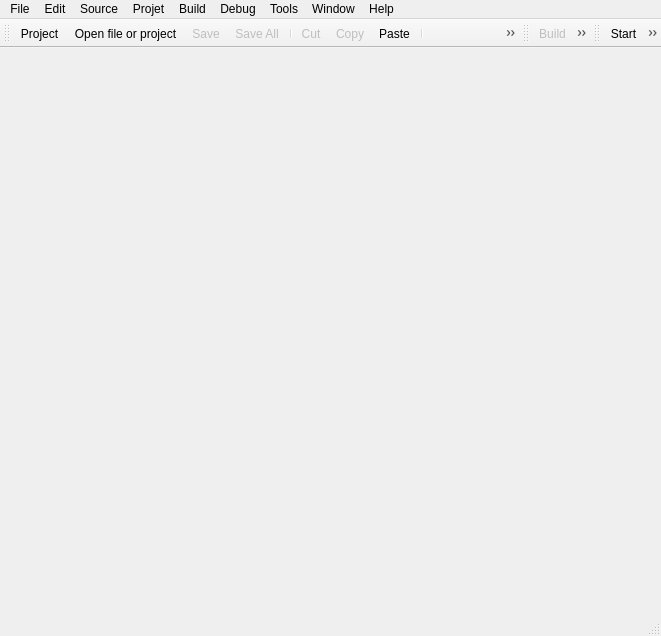
<?xml version="1.0" encoding="UTF-8"?>
<ui version="4.0">
 <class>MainWindow</class>
 <widget class="QMainWindow" name="MainWindow">
  <property name="geometry">
   <rect>
    <x>0</x>
    <y>0</y>
    <width>661</width>
    <height>636</height>
   </rect>
  </property>
  <property name="windowTitle">
   <string>SmartCode</string>
  </property>
  <property name="windowOpacity">
   <double>1.000000000000000</double>
  </property>
  <property name="layoutDirection">
   <enum>Qt::LeftToRight</enum>
  </property>
  <property name="autoFillBackground">
   <bool>false</bool>
  </property>
  <property name="styleSheet">
   <string notr="true"/>
  </property>
  <property name="iconSize">
   <size>
    <width>24</width>
    <height>24</height>
   </size>
  </property>
  <widget class="QWidget" name="centralWidget"/>
  <widget class="QMenuBar" name="menuBar">
   <property name="geometry">
    <rect>
     <x>0</x>
     <y>0</y>
     <width>661</width>
     <height>21</height>
    </rect>
   </property>
   <property name="layoutDirection">
    <enum>Qt::LeftToRight</enum>
   </property>
   <property name="autoFillBackground">
    <bool>false</bool>
   </property>
   <property name="styleSheet">
    <string notr="true"/>
   </property>
   <property name="defaultUp">
    <bool>false</bool>
   </property>
   <property name="nativeMenuBar">
    <bool>false</bool>
   </property>
   <widget class="QMenu" name="menuFile">
    <property name="title">
     <string>File</string>
    </property>
    <widget class="QMenu" name="menuRecent_Projects">
     <property name="title">
      <string>Recent Projects</string>
     </property>
    </widget>
    <widget class="QMenu" name="menuNew">
     <property name="title">
      <string>New</string>
     </property>
     <addaction name="actionNewProject"/>
     <addaction name="actionFile"/>
    </widget>
    <widget class="QMenu" name="menuImport">
     <property name="title">
      <string>import</string>
     </property>
     <addaction name="actionDevCpp"/>
     <addaction name="actionCodeBlocks"/>
    </widget>
    <widget class="QMenu" name="menuRecent_Files">
     <property name="title">
      <string>Recent Files</string>
     </property>
    </widget>
    <addaction name="menuNew"/>
    <addaction name="actionOpen"/>
    <addaction name="menuRecent_Files"/>
    <addaction name="menuRecent_Projects"/>
    <addaction name="separator"/>
    <addaction name="actionClose_Project"/>
    <addaction name="actionClose_All_Projects"/>
    <addaction name="separator"/>
    <addaction name="actionSave"/>
    <addaction name="actionSave_All"/>
    <addaction name="separator"/>
    <addaction name="menuImport"/>
    <addaction name="separator"/>
    <addaction name="actionPrint"/>
    <addaction name="separator"/>
    <addaction name="actionExit"/>
   </widget>
   <widget class="QMenu" name="menuEdit">
    <property name="title">
     <string>Edit</string>
    </property>
    <widget class="QMenu" name="menuAdvanced_Find">
     <property name="title">
      <string>Advanced Find</string>
     </property>
     <property name="icon">
      <iconset resource="resource.qrc">
       <normaloff>:/images/FindinFiles.png</normaloff>:/images/FindinFiles.png</iconset>
     </property>
     <addaction name="actionCurrent_File"/>
     <addaction name="actionCurrent_Project"/>
     <addaction name="actionAll_project"/>
     <addaction name="actionSystem_file"/>
     <addaction name="actionC_Symbols"/>
    </widget>
    <addaction name="actionUndo"/>
    <addaction name="actionRedo"/>
    <addaction name="separator"/>
    <addaction name="actionCut"/>
    <addaction name="actionCopy"/>
    <addaction name="actionPaste"/>
    <addaction name="separator"/>
    <addaction name="actionSelect_All"/>
    <addaction name="separator"/>
    <addaction name="actionFind"/>
    <addaction name="actionFind_Next"/>
    <addaction name="actionFind_Previous"/>
    <addaction name="menuAdvanced_Find"/>
    <addaction name="separator"/>
    <addaction name="actionAdd_Bookmark"/>
    <addaction name="actionPrevBookmark"/>
    <addaction name="actionNextBookmark"/>
   </widget>
   <widget class="QMenu" name="menuAffichage">
    <property name="title">
     <string>Window</string>
    </property>
    <widget class="QMenu" name="menuToolbar">
     <property name="title">
      <string>Toolbar</string>
     </property>
     <addaction name="actionMainToolBar"/>
     <addaction name="actionCompilerToolBar"/>
     <addaction name="actionDebuggerToolBar"/>
    </widget>
    <addaction name="menuToolbar"/>
    <addaction name="actionProject_manager"/>
    <addaction name="actionLogs"/>
    <addaction name="separator"/>
    <addaction name="actionStart_Page"/>
    <addaction name="separator"/>
    <addaction name="actionFullScreen"/>
   </widget>
   <widget class="QMenu" name="menuProject">
    <property name="title">
     <string>Projet</string>
    </property>
    <addaction name="actionAdd_a_class"/>
    <addaction name="actionAdd_element"/>
    <addaction name="separator"/>
    <addaction name="actionStartup_project"/>
    <addaction name="separator"/>
    <addaction name="actionSetting"/>
   </widget>
   <widget class="QMenu" name="menuCompiler">
    <property name="title">
     <string>Build</string>
    </property>
    <addaction name="actionCompile"/>
    <addaction name="actionRun"/>
    <addaction name="actionCompile_and_run"/>
    <addaction name="actionClean"/>
    <addaction name="separator"/>
    <addaction name="actionStopProgram"/>
    <addaction name="separator"/>
    <addaction name="actionBuild_All"/>
    <addaction name="actionRebuild_All"/>
    <addaction name="actionClean_All"/>
   </widget>
   <widget class="QMenu" name="menuTools_2">
    <property name="title">
     <string>Tools</string>
    </property>
    <widget class="QMenu" name="menuGit">
     <property name="title">
      <string>Git</string>
     </property>
     <widget class="QMenu" name="menuCurrent_file">
      <property name="title">
       <string>Current file</string>
      </property>
      <addaction name="actionStage_for_commit"/>
      <addaction name="actionUnstage_for_commit"/>
     </widget>
     <widget class="QMenu" name="menuCurrent_project">
      <property name="title">
       <string>Current project</string>
      </property>
      <addaction name="actionDiff_of_projec"/>
      <addaction name="actionLog_of_project"/>
     </widget>
     <addaction name="menuCurrent_file"/>
     <addaction name="menuCurrent_project"/>
     <addaction name="actionLocal_Repository"/>
     <addaction name="actionGit_Tools"/>
     <addaction name="actionRemote_Repository"/>
    </widget>
    <addaction name="actionAStyle"/>
    <addaction name="menuGit"/>
    <addaction name="separator"/>
    <addaction name="actionOptions"/>
   </widget>
   <widget class="QMenu" name="menuHelp">
    <property name="title">
     <string>Help</string>
    </property>
    <addaction name="actionHelp"/>
    <addaction name="actionAbout"/>
   </widget>
   <widget class="QMenu" name="menuDebug">
    <property name="title">
     <string>Debug</string>
    </property>
    <widget class="QMenu" name="menuWindows">
     <property name="title">
      <string>Windows</string>
     </property>
     <addaction name="actionBreakpoints"/>
     <addaction name="actionRegistres"/>
     <addaction name="actionDisassembly"/>
     <addaction name="actionThreads"/>
     <addaction name="actionStack"/>
     <addaction name="actionExamine_memory"/>
     <addaction name="actionLocals_and_Expressions"/>
    </widget>
    <addaction name="actionDbgStart"/>
    <addaction name="actionDbgStop"/>
    <addaction name="actionDbgContinue"/>
    <addaction name="separator"/>
    <addaction name="actionDbgNext_Instruction"/>
    <addaction name="actionDbgNext_Line"/>
    <addaction name="actionDbgStep_into"/>
    <addaction name="actionDbgStep_out"/>
    <addaction name="actionDbgRun_to_cursor"/>
    <addaction name="separator"/>
    <addaction name="actionToggle_Breakpoint"/>
    <addaction name="separator"/>
    <addaction name="menuWindows"/>
   </widget>
   <widget class="QMenu" name="menuSource">
    <property name="title">
     <string>Source</string>
    </property>
    <widget class="QMenu" name="menuSurround_With">
     <property name="title">
      <string>Surround With</string>
     </property>
     <addaction name="actionIf_if_statement"/>
     <addaction name="actionFor"/>
     <addaction name="actionDo_do_while_statement"/>
     <addaction name="actionTry_try_catch_block"/>
     <addaction name="actionWhile_loop_with_condition"/>
    </widget>
    <addaction name="actionToggle_Comment"/>
    <addaction name="actionAdd_Block_Comment"/>
    <addaction name="actionGenerate_Element_Comment"/>
    <addaction name="separator"/>
    <addaction name="actionCorrect_Indentation"/>
    <addaction name="actionFormat"/>
    <addaction name="separator"/>
    <addaction name="actionOverride"/>
    <addaction name="actionGenerate_Getters_and_Setters"/>
    <addaction name="actionGenerate_Constructor_from_super_class"/>
    <addaction name="actionGenerate_Constructor_using_field"/>
    <addaction name="separator"/>
    <addaction name="actionAdd_include"/>
    <addaction name="separator"/>
    <addaction name="actionUppercase_selection"/>
    <addaction name="actionLowercase_selection"/>
    <addaction name="separator"/>
    <addaction name="menuSurround_With"/>
   </widget>
   <addaction name="menuFile"/>
   <addaction name="menuEdit"/>
   <addaction name="menuSource"/>
   <addaction name="menuProject"/>
   <addaction name="menuCompiler"/>
   <addaction name="menuDebug"/>
   <addaction name="menuTools_2"/>
   <addaction name="menuAffichage"/>
   <addaction name="menuHelp"/>
  </widget>
  <widget class="QToolBar" name="mainToolBar">
   <property name="iconSize">
    <size>
     <width>16</width>
     <height>16</height>
    </size>
   </property>
   <attribute name="toolBarArea">
    <enum>TopToolBarArea</enum>
   </attribute>
   <attribute name="toolBarBreak">
    <bool>false</bool>
   </attribute>
   <addaction name="actionNewProject"/>
   <addaction name="actionOpen"/>
   <addaction name="actionSave"/>
   <addaction name="actionSave_All"/>
   <addaction name="separator"/>
   <addaction name="actionCut"/>
   <addaction name="actionCopy"/>
   <addaction name="actionPaste"/>
   <addaction name="separator"/>
   <addaction name="actionFind"/>
   <addaction name="actionFind_in_files"/>
  </widget>
  <widget class="QStatusBar" name="statusBar"/>
  <widget class="QToolBar" name="compileToolBar">
   <property name="windowTitle">
    <string>toolBar</string>
   </property>
   <property name="iconSize">
    <size>
     <width>16</width>
     <height>16</height>
    </size>
   </property>
   <property name="floatable">
    <bool>true</bool>
   </property>
   <attribute name="toolBarArea">
    <enum>TopToolBarArea</enum>
   </attribute>
   <attribute name="toolBarBreak">
    <bool>false</bool>
   </attribute>
   <addaction name="actionCompile"/>
   <addaction name="actionCompile_and_run"/>
   <addaction name="actionRun"/>
   <addaction name="actionRebuild"/>
   <addaction name="actionStopProgram"/>
  </widget>
  <widget class="QToolBar" name="debugToolBar">
   <property name="windowTitle">
    <string>toolBar_3</string>
   </property>
   <property name="iconSize">
    <size>
     <width>16</width>
     <height>16</height>
    </size>
   </property>
   <property name="floatable">
    <bool>true</bool>
   </property>
   <attribute name="toolBarArea">
    <enum>TopToolBarArea</enum>
   </attribute>
   <attribute name="toolBarBreak">
    <bool>false</bool>
   </attribute>
   <addaction name="actionDbgStart"/>
   <addaction name="actionDbgContinue"/>
   <addaction name="actionDbgNext_Instruction"/>
   <addaction name="actionDbgNext_Line"/>
   <addaction name="actionDbgStep_into"/>
   <addaction name="actionDbgStep_out"/>
   <addaction name="actionDbgStop"/>
  </widget>
  <action name="actionSave">
   <property name="enabled">
    <bool>false</bool>
   </property>
   <property name="icon">
    <iconset resource="resource.qrc">
     <normaloff>:/images/Save.png</normaloff>:/images/Save.png</iconset>
   </property>
   <property name="text">
    <string>Save</string>
   </property>
  </action>
  <action name="actionFullScreen">
   <property name="checkable">
    <bool>true</bool>
   </property>
   <property name="text">
    <string>Full screen</string>
   </property>
  </action>
  <action name="actionNewProject">
   <property name="icon">
    <iconset resource="resource.qrc">
     <normaloff>:/images/New_Project.png</normaloff>:/images/New_Project.png</iconset>
   </property>
   <property name="text">
    <string>Project</string>
   </property>
  </action>
  <action name="actionUndo">
   <property name="enabled">
    <bool>true</bool>
   </property>
   <property name="icon">
    <iconset>
     <normaloff>../../../VS2012 Modern Image Library/_Common Elements/PNG/Arrow_UndoRevertRestore_16xLG.png</normaloff>../../../VS2012 Modern Image Library/_Common Elements/PNG/Arrow_UndoRevertRestore_16xLG.png</iconset>
   </property>
   <property name="text">
    <string>Undo</string>
   </property>
  </action>
  <action name="actionRedo">
   <property name="enabled">
    <bool>true</bool>
   </property>
   <property name="icon">
    <iconset>
     <normaloff>../../../VS2012 Modern Image Library/_Common Elements/PNG/Arrow_RedoRetry_16xLG.png</normaloff>../../../VS2012 Modern Image Library/_Common Elements/PNG/Arrow_RedoRetry_16xLG.png</iconset>
   </property>
   <property name="text">
    <string>Redo</string>
   </property>
  </action>
  <action name="actionCut">
   <property name="enabled">
    <bool>false</bool>
   </property>
   <property name="icon">
    <iconset resource="resource.qrc">
     <normaloff>:/images/Cut.png</normaloff>:/images/Cut.png</iconset>
   </property>
   <property name="text">
    <string>Cut</string>
   </property>
  </action>
  <action name="actionCopy">
   <property name="enabled">
    <bool>false</bool>
   </property>
   <property name="icon">
    <iconset resource="resource.qrc">
     <normaloff>:/images/Copy.png</normaloff>:/images/Copy.png</iconset>
   </property>
   <property name="text">
    <string>Copy</string>
   </property>
  </action>
  <action name="actionPaste">
   <property name="enabled">
    <bool>true</bool>
   </property>
   <property name="icon">
    <iconset resource="resource.qrc">
     <normaloff>:/images/Paste.png</normaloff>:/images/Paste.png</iconset>
   </property>
   <property name="text">
    <string>Paste</string>
   </property>
  </action>
  <action name="actionCompile">
   <property name="checkable">
    <bool>false</bool>
   </property>
   <property name="enabled">
    <bool>false</bool>
   </property>
   <property name="icon">
    <iconset resource="resource.qrc">
     <normaloff>:/images/Build.png</normaloff>:/images/Build.png</iconset>
   </property>
   <property name="text">
    <string>Build</string>
   </property>
  </action>
  <action name="actionRun">
   <property name="checkable">
    <bool>false</bool>
   </property>
   <property name="enabled">
    <bool>false</bool>
   </property>
   <property name="icon">
    <iconset resource="resource.qrc">
     <normaloff>:/images/run.png</normaloff>:/images/run.png</iconset>
   </property>
   <property name="text">
    <string>Run</string>
   </property>
   <property name="visible">
    <bool>true</bool>
   </property>
  </action>
  <action name="actionCompile_and_run">
   <property name="enabled">
    <bool>false</bool>
   </property>
   <property name="icon">
    <iconset resource="resource.qrc">
     <normaloff>:/images/build and run.png</normaloff>:/images/build and run.png</iconset>
   </property>
   <property name="text">
    <string>Compile and run</string>
   </property>
  </action>
  <action name="actionHelp">
   <property name="text">
    <string>Help</string>
   </property>
  </action>
  <action name="actionAbout">
   <property name="text">
    <string>About ...</string>
   </property>
  </action>
  <action name="actionSetting">
   <property name="checkable">
    <bool>false</bool>
   </property>
   <property name="enabled">
    <bool>false</bool>
   </property>
   <property name="text">
    <string>Settings</string>
   </property>
  </action>
  <action name="actionProject_manager">
   <property name="checkable">
    <bool>true</bool>
   </property>
   <property name="checked">
    <bool>true</bool>
   </property>
   <property name="text">
    <string>Project manager</string>
   </property>
  </action>
  <action name="actionOpen">
   <property name="icon">
    <iconset resource="resource.qrc">
     <normaloff>:/images/Open.png</normaloff>:/images/Open.png</iconset>
   </property>
   <property name="text">
    <string>Open file or project</string>
   </property>
  </action>
  <action name="actionFile">
   <property name="text">
    <string>File</string>
   </property>
  </action>
  <action name="actionCompiler_and_Debugger">
   <property name="text">
    <string>BuildManager and Debugger</string>
   </property>
  </action>
  <action name="actionOptions">
   <property name="text">
    <string>Options</string>
   </property>
  </action>
  <action name="actionDevCpp">
   <property name="text">
    <string>DevCpp</string>
   </property>
  </action>
  <action name="actionCodeBlocks">
   <property name="text">
    <string>CodeBlocks</string>
   </property>
  </action>
  <action name="actionStart_Page">
   <property name="text">
    <string>Start Page</string>
   </property>
  </action>
  <action name="actionStopProgram">
   <property name="enabled">
    <bool>false</bool>
   </property>
   <property name="icon">
    <iconset resource="resource.qrc">
     <normaloff>:/images/Cancel.png</normaloff>:/images/Cancel.png</iconset>
   </property>
   <property name="text">
    <string>Stop</string>
   </property>
  </action>
  <action name="actionSyntaxHiglighter">
   <property name="text">
    <string>SyntaxHiglighter</string>
   </property>
  </action>
  <action name="actionDbgStart">
   <property name="icon">
    <iconset resource="resource.qrc">
     <normaloff>:/images/startDebug.png</normaloff>:/images/startDebug.png</iconset>
   </property>
   <property name="text">
    <string>Start</string>
   </property>
  </action>
  <action name="actionDbgStop">
   <property name="enabled">
    <bool>true</bool>
   </property>
   <property name="icon">
    <iconset resource="resource.qrc">
     <normaloff>:/images/stopDebug.png</normaloff>:/images/stopDebug.png</iconset>
   </property>
   <property name="text">
    <string>Stop</string>
   </property>
  </action>
  <action name="actionDbgContinue">
   <property name="icon">
    <iconset resource="resource.qrc">
     <normaloff>:/images/Continue.png</normaloff>:/images/Continue.png</iconset>
   </property>
   <property name="text">
    <string>Continue</string>
   </property>
  </action>
  <action name="actionDbgNext_Line">
   <property name="icon">
    <iconset resource="resource.qrc">
     <normaloff>:/images/nextLine.png</normaloff>:/images/nextLine.png</iconset>
   </property>
   <property name="text">
    <string>Next Line</string>
   </property>
  </action>
  <action name="actionDbgNext_Instruction">
   <property name="icon">
    <iconset resource="resource.qrc">
     <normaloff>:/images/nextInstruction.png</normaloff>:/images/nextInstruction.png</iconset>
   </property>
   <property name="text">
    <string>Next Instruction</string>
   </property>
  </action>
  <action name="actionDbgRun_to_cursor">
   <property name="text">
    <string>Run to cursor</string>
   </property>
  </action>
  <action name="actionDbgStep_into">
   <property name="icon">
    <iconset resource="resource.qrc">
     <normaloff>:/images/StepIn.png</normaloff>:/images/StepIn.png</iconset>
   </property>
   <property name="text">
    <string>Step into</string>
   </property>
  </action>
  <action name="actionDbgStep_out">
   <property name="icon">
    <iconset resource="resource.qrc">
     <normaloff>:/images/Stepout.png</normaloff>:/images/Stepout.png</iconset>
   </property>
   <property name="text">
    <string>Step out</string>
   </property>
  </action>
  <action name="actionPrint">
   <property name="enabled">
    <bool>false</bool>
   </property>
   <property name="text">
    <string>Print...</string>
   </property>
  </action>
  <action name="actionClose_Project">
   <property name="enabled">
    <bool>false</bool>
   </property>
   <property name="text">
    <string>Close Project</string>
   </property>
  </action>
  <action name="actionClose_All_Projects">
   <property name="enabled">
    <bool>false</bool>
   </property>
   <property name="text">
    <string>Close All Projects</string>
   </property>
  </action>
  <action name="actionRebuild">
   <property name="icon">
    <iconset resource="resource.qrc">
     <normaloff>:/images/rebuild.png</normaloff>:/images/rebuild.png</iconset>
   </property>
   <property name="text">
    <string>Rebuild</string>
   </property>
  </action>
  <action name="actionClean">
   <property name="text">
    <string>Clean</string>
   </property>
  </action>
  <action name="actionSession_Manager">
   <property name="text">
    <string>Session Manager</string>
   </property>
  </action>
  <action name="actionFind">
   <property name="enabled">
    <bool>true</bool>
   </property>
   <property name="icon">
    <iconset resource="resource.qrc">
     <normaloff>:/images/Find.png</normaloff>:/images/Find.png</iconset>
   </property>
   <property name="text">
    <string>Find/Replace</string>
   </property>
   <property name="shortcut">
    <string>Ctrl+F</string>
   </property>
  </action>
  <action name="actionAll_project">
   <property name="text">
    <string>All project</string>
   </property>
  </action>
  <action name="actionCurrent_Project">
   <property name="text">
    <string>Current Project</string>
   </property>
  </action>
  <action name="actionSystem_file">
   <property name="text">
    <string>System file</string>
   </property>
  </action>
  <action name="actionCurrent_File">
   <property name="text">
    <string>Current File</string>
   </property>
  </action>
  <action name="actionDs">
   <property name="text">
    <string>ds</string>
   </property>
  </action>
  <action name="actionBuild_All">
   <property name="text">
    <string>Build All</string>
   </property>
  </action>
  <action name="actionRebuild_All">
   <property name="text">
    <string>Rebuild All</string>
   </property>
  </action>
  <action name="actionClean_All">
   <property name="text">
    <string>Clean All</string>
   </property>
  </action>
  <action name="actionSave_All">
   <property name="enabled">
    <bool>false</bool>
   </property>
   <property name="icon">
    <iconset resource="resource.qrc">
     <normaloff>:/images/Saveall.png</normaloff>:/images/Saveall.png</iconset>
   </property>
   <property name="text">
    <string>Save All</string>
   </property>
  </action>
  <action name="actionClang">
   <property name="text">
    <string>Clang</string>
   </property>
  </action>
  <action name="actionStopAnalyzer">
   <property name="text">
    <string>Stop</string>
   </property>
  </action>
  <action name="actionLocal_Repository">
   <property name="text">
    <string>Local Repository</string>
   </property>
  </action>
  <action name="actionGit_Tools">
   <property name="text">
    <string>Git Tools</string>
   </property>
  </action>
  <action name="actionPublish">
   <property name="enabled">
    <bool>false</bool>
   </property>
   <property name="text">
    <string>Publish</string>
   </property>
  </action>
  <action name="actionMainToolBar">
   <property name="checkable">
    <bool>true</bool>
   </property>
   <property name="checked">
    <bool>true</bool>
   </property>
   <property name="text">
    <string>Main</string>
   </property>
  </action>
  <action name="actionDebuggerToolBar">
   <property name="checkable">
    <bool>true</bool>
   </property>
   <property name="checked">
    <bool>true</bool>
   </property>
   <property name="text">
    <string>Debugger</string>
   </property>
  </action>
  <action name="actionCompilerToolBar">
   <property name="checkable">
    <bool>true</bool>
   </property>
   <property name="checked">
    <bool>true</bool>
   </property>
   <property name="text">
    <string>BuildManager</string>
   </property>
  </action>
  <action name="actionSelect_Encoding">
   <property name="text">
    <string>Select Encoding</string>
   </property>
  </action>
  <action name="actionAdd_a_class">
   <property name="text">
    <string>Add a class</string>
   </property>
  </action>
  <action name="actionStartup_project">
   <property name="enabled">
    <bool>false</bool>
   </property>
   <property name="text">
    <string>Add to startup projects</string>
   </property>
  </action>
  <action name="actionAdd_element">
   <property name="text">
    <string>Add element</string>
   </property>
  </action>
  <action name="actionSelect_All">
   <property name="text">
    <string>Select All</string>
   </property>
  </action>
  <action name="actionApplication_Output">
   <property name="checkable">
    <bool>true</bool>
   </property>
   <property name="checked">
    <bool>true</bool>
   </property>
   <property name="text">
    <string>Application Output</string>
   </property>
  </action>
  <action name="actionCompile_Output">
   <property name="checkable">
    <bool>true</bool>
   </property>
   <property name="checked">
    <bool>true</bool>
   </property>
   <property name="text">
    <string>Compile Output</string>
   </property>
  </action>
  <action name="actionExit">
   <property name="icon">
    <iconset resource="../build/res.qrc">
     <normaloff>:/images/error.png</normaloff>:/images/error.png</iconset>
   </property>
   <property name="text">
    <string>Exit</string>
   </property>
  </action>
  <action name="actionRestart_Debugging">
   <property name="text">
    <string>Restart Debugging</string>
   </property>
  </action>
  <action name="actionToggle_Breakpoint">
   <property name="text">
    <string>Toggle Breakpoint</string>
   </property>
  </action>
  <action name="actionFind_in_files">
   <property name="icon">
    <iconset resource="resource.qrc">
     <normaloff>:/images/FindinFiles.png</normaloff>:/images/FindinFiles.png</iconset>
   </property>
   <property name="text">
    <string>Find in files</string>
   </property>
  </action>
  <action name="actionProblems">
   <property name="checkable">
    <bool>true</bool>
   </property>
   <property name="checked">
    <bool>true</bool>
   </property>
   <property name="text">
    <string>Problems</string>
   </property>
  </action>
  <action name="actionLogs">
   <property name="checkable">
    <bool>true</bool>
   </property>
   <property name="checked">
    <bool>true</bool>
   </property>
   <property name="text">
    <string>Logs</string>
   </property>
  </action>
  <action name="actionRemove_all_startup_projects">
   <property name="text">
    <string>Remove all startup projects</string>
   </property>
  </action>
  <action name="actionSet_as_only_startup_project">
   <property name="text">
    <string>Set as only startup project</string>
   </property>
  </action>
  <action name="actionBreakpoints">
   <property name="text">
    <string>Breakpoints</string>
   </property>
  </action>
  <action name="actionRegistres">
   <property name="text">
    <string>Registres</string>
   </property>
  </action>
  <action name="actionDisassembly">
   <property name="text">
    <string>Disassembly</string>
   </property>
  </action>
  <action name="actionThreads">
   <property name="text">
    <string>Threads</string>
   </property>
  </action>
  <action name="actionStack">
   <property name="text">
    <string>Stack</string>
   </property>
  </action>
  <action name="actionExamine_memory">
   <property name="text">
    <string>Examine memory</string>
   </property>
  </action>
  <action name="actionLocals_and_Expressions">
   <property name="text">
    <string>Locals and Expressions</string>
   </property>
  </action>
  <action name="actionFormat_Current_File">
   <property name="text">
    <string>Format Current File</string>
   </property>
  </action>
  <action name="actionAStyle">
   <property name="text">
    <string>AStyle  (Format Current File)</string>
   </property>
  </action>
  <action name="actionPrevBookmark">
   <property name="text">
    <string>Go to Previous Bookmark</string>
   </property>
  </action>
  <action name="actionNextBookmark">
   <property name="text">
    <string>Go to Next Bookmark</string>
   </property>
  </action>
  <action name="actionStage_for_commit">
   <property name="text">
    <string>Stage for commit</string>
   </property>
  </action>
  <action name="actionUnstage_for_commit">
   <property name="text">
    <string>Unstage for commit</string>
   </property>
  </action>
  <action name="actionDiff_of_projec">
   <property name="text">
    <string>Diff of project</string>
   </property>
  </action>
  <action name="actionLog_of_project">
   <property name="text">
    <string>Log of project</string>
   </property>
  </action>
  <action name="actionRemote_Repository">
   <property name="text">
    <string>Remote Repository</string>
   </property>
  </action>
  <action name="actionClass">
   <property name="text">
    <string>Class</string>
   </property>
  </action>
  <action name="actionToggle_Comment">
   <property name="text">
    <string>Toggle Comment</string>
   </property>
  </action>
  <action name="actionAdd_Block_Comment">
   <property name="text">
    <string>Add Block Comment</string>
   </property>
  </action>
  <action name="actionGenerate_Element_Comment">
   <property name="text">
    <string>Generate Element Comment</string>
   </property>
  </action>
  <action name="actionCorrect_Indentation">
   <property name="text">
    <string>Correct Indentation</string>
   </property>
  </action>
  <action name="actionFormat">
   <property name="text">
    <string>Format</string>
   </property>
  </action>
  <action name="actionOverride">
   <property name="text">
    <string>Override /Implement Methods</string>
   </property>
  </action>
  <action name="actionGenerate_Getters_and_Setters">
   <property name="text">
    <string>Generate Getters and Setters</string>
   </property>
  </action>
  <action name="actionAdd_include">
   <property name="text">
    <string>Add Include</string>
   </property>
  </action>
  <action name="actionUppercase_selection">
   <property name="text">
    <string>Uppercase selection</string>
   </property>
  </action>
  <action name="actionLowercase_selection">
   <property name="text">
    <string>Lowercase selection</string>
   </property>
  </action>
  <action name="actionGenerate_Constructor_from_super_class">
   <property name="text">
    <string>Generate Constructors from Superclass</string>
   </property>
  </action>
  <action name="actionGenerate_Constructor_using_field">
   <property name="text">
    <string>Generate Constructor using field</string>
   </property>
  </action>
  <action name="actionC_Symbols">
   <property name="text">
    <string>C++ Symbols</string>
   </property>
  </action>
  <action name="actionFind_Next">
   <property name="text">
    <string>Find Next</string>
   </property>
  </action>
  <action name="actionFind_Previous">
   <property name="text">
    <string>Find Previous</string>
   </property>
  </action>
  <action name="actionAdd_Bookmark">
   <property name="text">
    <string>Add Bookmark</string>
   </property>
  </action>
  <action name="actionIf_if_statement">
   <property name="text">
    <string>if(if statement)</string>
   </property>
  </action>
  <action name="actionFor">
   <property name="text">
    <string>for(iterate over array)</string>
   </property>
  </action>
  <action name="actionDo_do_while_statement">
   <property name="text">
    <string>do(do while statement)</string>
   </property>
  </action>
  <action name="actionTry_try_catch_block">
   <property name="text">
    <string>try(try catch block)</string>
   </property>
  </action>
  <action name="actionWhile_loop_with_condition">
   <property name="text">
    <string>while(loop with condition)</string>
   </property>
  </action>
  <action name="actionConfigurations">
   <property name="text">
    <string>Configurations</string>
   </property>
  </action>
 </widget>
 <layoutdefault spacing="6" margin="11"/>
 <resources>
  <include location="resource.qrc"/>
  <include location="../build/res.qrc"/>
 </resources>
 <connections/>
</ui>
